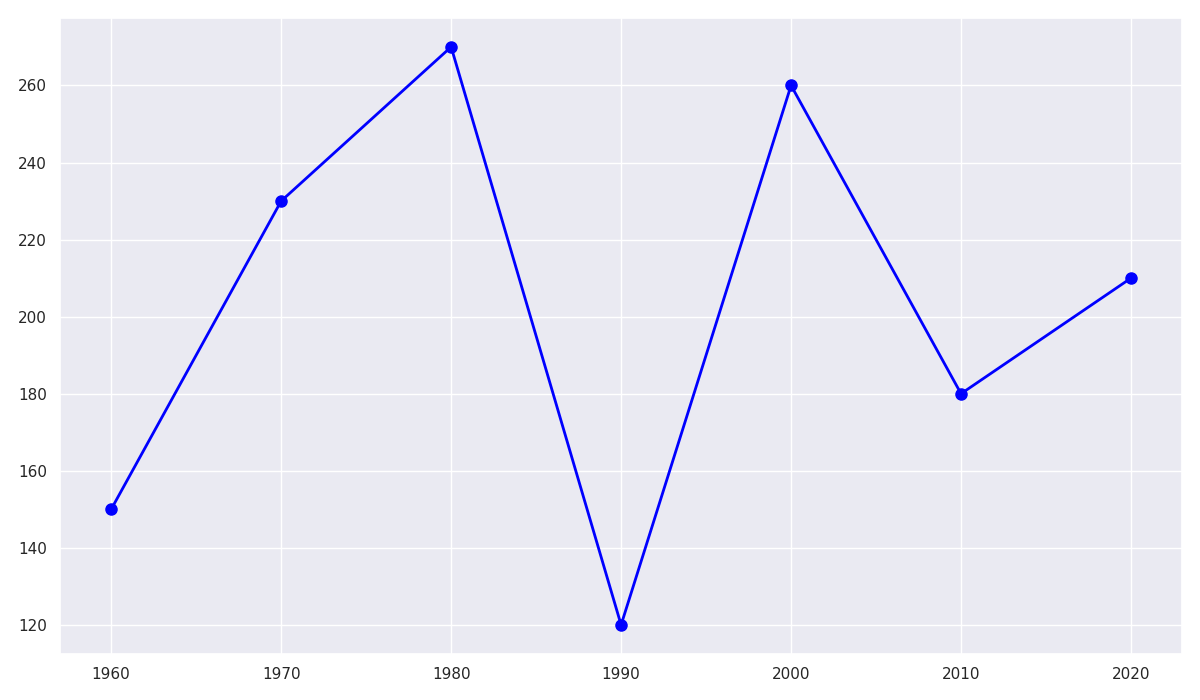

Here is the Python script that generated this plot:
import matplotlib.pyplot as plt
import numpy as np

decades = np.array([1960, 1970, 1980, 1990, 2000, 2010, 2020])
solar_flares = np.array([150, 230, 270, 120, 260, 180, 210])

plt.figure(figsize=(12, 7))
plt.plot(decades, solar_flares, color='blue', marker='o', linestyle='-', linewidth=2, markersize=8)

plt.tight_layout()
plt.show()
